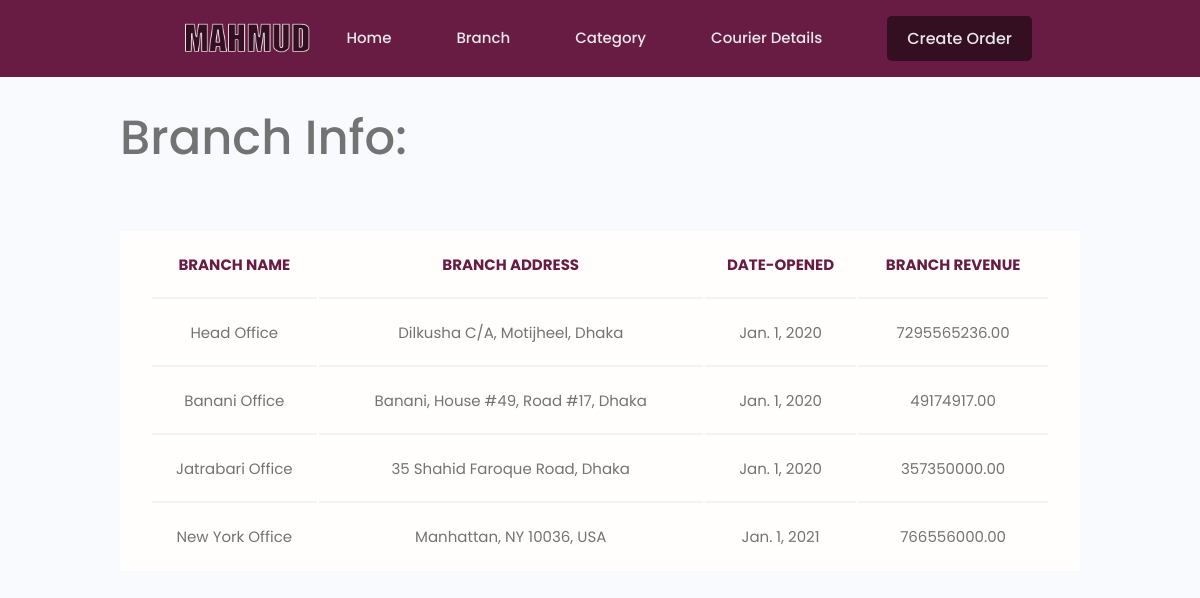
/branch/, run on the app's committed database.
### category/models.py (models this page shows, shortened)
class Branch(models.Model):
    branch_id = models.UUIDField(default=uuid.uuid4, unique=True, primary_key=True, editable=False)
    branch_name = models.CharField(max_length=200, unique=True)
    branch_address = models.TextField(null=True,blank=True, unique=True)
    date_opened = models.DateField(null=True,blank=True)
    branch_revenue = models.DecimalField(max_digits=20, decimal_places=2, null=True,blank=True)

### category/views.py (the view)
# urls.py: path('branch/', views.branch, name='branch'),
def branch(req):
    branch = Branch.objects.all()
    context = {'branch':branch}
    return render(req,'category/branch.html',context)

### category/templates/category/branch.html (shortened to what this page needs)
<!DOCTYPE html>
{% extends 'main.html' %}
    {% block content %}
    <div class="container top-padding">
        <h1>Branch Info:</h1><br>
        <table class="table">
            <thead class="table-title">
                <tr>
                    <th>Branch Name</th>
                    <th>Branch Address</th>
                    <th>Date-Opened</th>
                    <th>Branch Revenue</th>
                </tr>
            </thead>
            <tbody>
                {% for brn in branch %}
                <tr>
                    <td>{{brn.branch_name}}</td>
                    <td>{{brn.branch_address}}</td>
                    <td>{{brn.date_opened}}</td>
                    <td>{{brn.branch_revenue}}</td>
                </tr>
                {%endfor%}
            </tbody>
        </table>
    </div>
    {% endblock content %}

### static/styles/app.css (style rules this page uses)
body { margin: 0; padding: 0; }
:root { --color-sub: #2d2d39; }
.top-padding { padding-top: 100px; }
.table-title { text-transform: uppercase; font-weight: 700; color: #691c43; }
.table { width: 100%; margin-top: 3rem; margin-bottom: 5rem; padding: 0 3rem; background: var(--color-white); }
.table tr { width: 100%; }
.table tr > td { padding: 2rem 0; text-align: center; }
.table tr:not(:last-child) td { border-bottom: 2px solid var(--color-white-light); }
.table tr th { border-bottom: 2px solid var(--color-white-light); padding: 20px 0; }

### static/uikit/styles/modules/_variables.css (style rules this page uses)
:root { --color-main: #5aa5b9; --color-main-light: #e6faff; --color-sub: #3f4156; --color-sub-light: #51546e; --color-sub-lighter: #ededfd; --color-text: #737373; --color-gray: #8b8b8b; --color-light: #e5e7eb; --color-light-gray: #767676; --color-bg: #f8fafd; --color-white: #fffefd; --color-white-light: #f3f3f3; --color-success: #359e64; --color-success-bg: #def8e8; --color-error: #fc4b0b; --color-error-bg: #fff2ee; --font-base: 'Poppins', arial, helvetica, 'Segoe UI', roboto, ubuntu, sans-serif; --font-monospace: 'Fira Code', 'Courier New', courier, monospace; --font-regular: 300; --font-medium: 500; --font-bold: 700; --generic-shadow: 1px 1px 5px #00000010; --generic-transition: all 0.3s ease-in-out; }

### static/uikit/styles/modules/_base.css (style rules this page uses)
* { margin: 0; padding: 0; box-sizing: border-box; text-rendering: optimizeLegibility; color: inherit; font-size: inherit; }
html { font-size: 50%; }
@media only screen and (min-width: 480px) { html { font-size: 56.25%; } }
@media only screen and (min-width: 1200px) { html { font-size: 62.5%; } }
body { line-height: 1.6; font-weight: 400; font-size: 1.5rem; color: var(--color-text); background-color: var(--color-bg); min-height: 100vh; }

### static/uikit/styles/modules/_typography.css (style rules this page uses)
* { font-family: var(--font-base); }
h1 { font-size: 4.8rem; font-weight: var(--font-medium); }

### static/uikit/styles/modules/_utilities.css (style rules this page uses)
.container { width: 92%; max-width: 165rem; margin: 0 auto; box-sizing: border-box; }
@media screen and (min-width: 1000px) { .container { width: 90%; } }
@media screen and (min-width: 1200px) { .container { width: 80%; } }

### data on the page
Branch: branch_name "Head Office", branch_address "Dilkusha C/A, Motijheel, Dhaka", date_opened "Jan. 1, 2020", branch_revenue "7295565236.00"
Branch: branch_name "Banani Office", branch_address "Banani, House #49, Road #17, Dhaka", date_opened "Jan. 1, 2020", branch_revenue "49174917.00"
Branch: branch_name "Jatrabari Office", branch_address "35 Shahid Faroque Road, Dhaka", date_opened "Jan. 1, 2020", branch_revenue "357350000.00"
Branch: branch_name "New York Office", branch_address "Manhattan, NY 10036, USA", date_opened "Jan. 1, 2021", branch_revenue "766556000.00"
